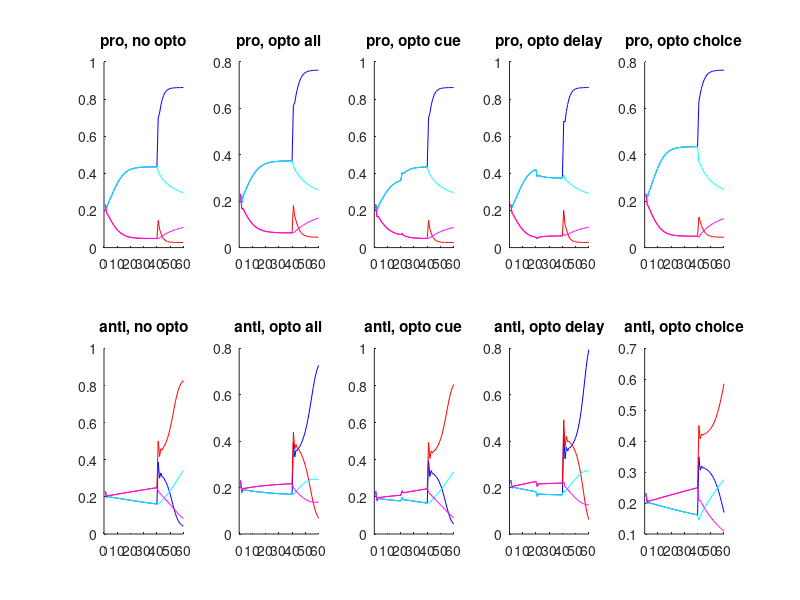

Reproduce this figure in MATLAB.
clear
clc

%%% try changing the actual numbers and put it in julia



%WEIGHTS
% wv=41; % vertical inhibitory weights
% wh=4;    % horizfffontal inhibitory weights

wv=9; % vertical inhibitory weights
wh=0.25;    % horizfffontal inhibitory weights


%INPUTS
bias=0.2135;  %constant pro bias input
delay=0.25; %delay input
light=3; %light input



opto=0.9; %opto reduction



noise_intracell_on=0; %apply noise to intracellular potentials
noisefr_on=0; %apply noise to firing rates

if(noise_intracell_on)
    noise_intracell=.1; %noise applied to "intracellular potential"
else
    noise_intracell=0; %noise applied to "intracellular potential"
end

if(noisefr_on)
    noisefr=.03; %noise applied to firing rates
else
    noisefr=0; %noise applied to firing rates
end




%%% weight matrix
w=[  0  -wv  -wh     0 ; ... %PRO_Contra_goL (1)
    -wv   0    0   -wh ; ... %ANTI_Ipsi_goR (2)
    -wh   0    0   -wv ; ... %PRO_Contra_goR (3)
    0  -wh  -wv     0 ] ;   %ANTI_Ipsi_goL (4)

%Parameters
dt=10; %integration timestep
totalTime=200+200+200; %simulation time (ms)
tau=17.6; %time constant
totalSteps=totalTime/dt; %total time steps
totalSteps

types=[0 1 1 1;... %pro, no opto
    0 opto opto opto;... %pro, opto all
    0 opto 1 1;... %pro, opto cue
    0 1 opto 1;... %pro, opto delay
    0 1 1 opto;... %pro, opto choice
    1 1 1 1;...    %anti, no opto
    1 opto opto opto;... %anti, opto all
    1 opto 1 1;... %anti, opto cue
    1 1 opto 1;... %anti, opto delay
    1 1 1 opto];   %anti, opto choice

labels={'pro, no opto';...
    'pro, opto all';...
    'pro, opto cue';...
    'pro, opto delay';...
    'pro, opto choice';...
    'anti, no opto';...
    'anti, opto all';...
    'anti, opto cue';...
    'anti, opto delay';...
    'anti, opto choice'};

%neurons, timepoints, trialtypes, repeats
yall=nan(4,totalSteps,10);


%loop over trial types
for iii=1:10
    
    
    anti=types(iii,1);
    optoC=types(iii,2);
    optoD=types(iii,3);
    optoCh=types(iii,4);
    
    
    %initialize matrix of voltages
    x=zeros(4,totalSteps);
    %initialize matrix of activations
    y=zeros(4,totalSteps);
    
    %set initial states
    x(:,1) = [-25 -25 -25 -25];
    y(:,1) = (tanh( (x(:,1)-5)/50 )+1)/2;
    
    %set inputs to target proper nodes
    bias_in=bias*[1 0 1 0];
    if anti
        delay_in=delay*[0 1 0 1];
    else
        delay_in=delay*[1 0 1 0];
    end
    light_in=light*[1 1 0 0];
    
    
    
    %------------------------ Cue period
    
    nume=totalSteps/3;
    for i=2:nume
        dx = -x(:,i-1)/tau + w*y(:,i-1) + delay_in' + bias_in';
        x(:,i) = x(:,i-1) + dx*dt;
        x(:,i) = x(:,i) + noise_intracell*randn(4,1);
        y(:,i) = (tanh( (x(:,i)-5)/50 )+1)/2;
        y(:,i) = optoC*y(:,i);
        y(:,i) = y(:,i) + noisefr*randn(4,1);
        
    end
    
    
    %------------------------ Delay period
    
    for i=nume+1:nume*2
        dx = -x(:,i-1)/tau + w*y(:,i-1) + delay_in' + bias_in';
        x(:,i) = x(:,i-1) + dx*dt;
        x(:,i) = x(:,i) + noise_intracell*randn(4,1);
        y(:,i) = (tanh( (x(:,i)-5)/50 )+1)/2;
        y(:,i) = optoD*y(:,i);
        y(:,i) = y(:,i) + noisefr*randn(4,1);
        
    end
    
    
    %------------------------ Choice period
    
    for i=nume*2+1:totalSteps
        dx = -x(:,i-1)/tau + w*y(:,i-1) + light_in' + bias_in' ;
        x(:,i) = x(:,i-1) + dx*dt;
        x(:,i) = x(:,i) + noise_intracell*randn(4,1);
        y(:,i) = (tanh( (x(:,i)-5)/50 )+1)/2;
        y(:,i) = optoCh*y(:,i);
        y(:,i) = y(:,i) + noisefr*randn(4,1);
        
    end
    
    
    yall(:,:,iii)=y;
end

colo='brcm';
figure
for i=1:10
    subplot(2,5,i)
    hold on
    for j=1:4
        a=squeeze(yall(j,:,i));
        plot(1:size(yall,2),a,colo(j))
    end
    title(labels{i})
end


